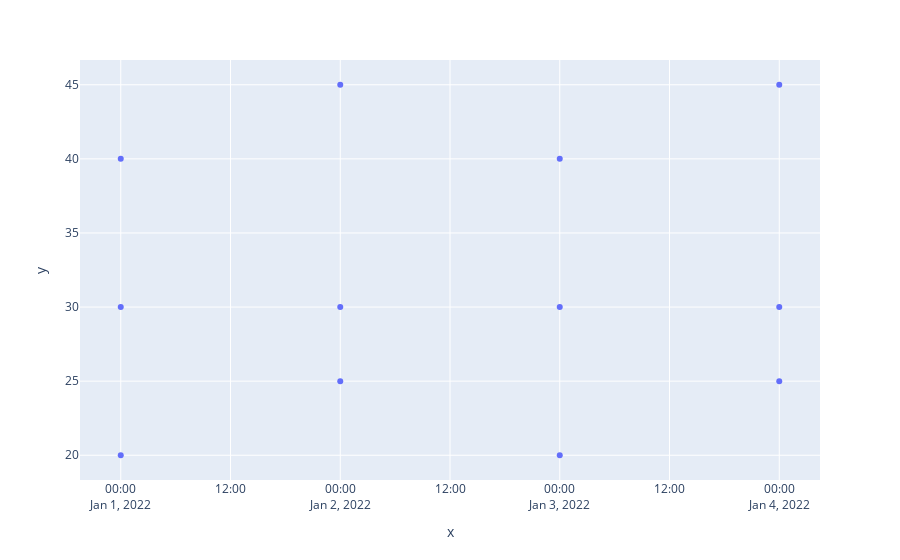

Notebook code for this chart:
### Code cell
fig_sb = make_subplots(rows=2, cols=1, shared_xaxes=True, vertical_spacing=0.05)
fig = px.scatter(x=[x['Date'] for x in data_A], 
                 y=[y['Percent'] for y in data_A],        
#                  line_color="crimson"
#                  mode="lines",
#                  color='Color',
#                  color_discrete_sequence=['green','red','gold']
                )
fig.show()
# fig_sb.add_trace(fig)

### Figure 1 — Plotly figure (JSON) as saved in the notebook; plotly's stock layout.template omitted (floating-point values rounded to 4 significant figures)
{"data": [{"hovertemplate": "x=%{x}<br>y=%{y}<extra></extra>", "legendgroup": "", "marker": {"color": "#636efa", "symbol": "circle"}, "mode": "markers", "name": "", "orientation": "v", "showlegend": false, "type": "scatter", "x": ["2022-01-01", "2022-01-01", "2022-01-01", "2022-01-02", "2022-01-02", "2022-01-02", "2022-01-03", "2022-01-03", "2022-01-03", "2022-01-04", "2022-01-04", "2022-01-04"], "xaxis": "x", "y": [40, 20, 30, 45, 30, 25, 40, 20, 30, 45, 25, 30], "yaxis": "y"}], "layout": {"legend": {"tracegroupgap": 0}, "margin": {"t": 60}, "xaxis": {"anchor": "y", "domain": [0, 1], "title": {"text": "x"}}, "yaxis": {"anchor": "x", "domain": [0, 1], "title": {"text": "y"}}}}
